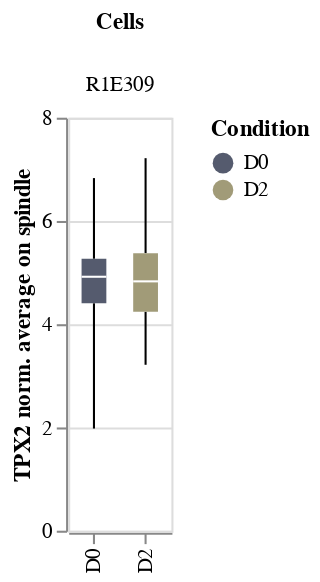

The notebook cell saved with this chart:
### Code cell
GROUP_TPX2_Spindle_norm = Group(
    dataframe = df, 
    x = "Condition", 
    y = "Average_TPX2_Spindle_norm", 
    y_title = "TPX2 norm. average on spindle",
    color = "Condition", 
    column = "Cells"
)
GROUP_TPX2_Spindle_norm

### Figure 1 — Vega-Lite specification as saved in the notebook (floating-point values rounded to 4 significant figures; data arrays with more than 128 entries replaced by an {"elided": "..."} marker saying what was removed)
{"config": {"view": {"continuousWidth": 400, "continuousHeight": 300}}, "data": {"name": "data-a11872630e0e1fa542bf927afe29c574"}, "mark": {"type": "boxplot", "extent": "min-max", "opacity": 1, "size": 12}, "encoding": {"color": {"type": "nominal", "field": "Condition", "scale": {"scheme": "cividis"}}, "column": {"type": "nominal", "field": "Cells"}, "x": {"type": "nominal", "field": "Condition", "title": null}, "y": {"type": "quantitative", "field": "Average_TPX2_Spindle_norm", "title": "TPX2 norm. average on spindle"}}, "height": 200, "width": 50, "$schema": "https://vega.github.io/schema/vega-lite/v4.8.1.json", "datasets": {"data-a11872630e0e1fa542bf927afe29c574": {"elided": "247 records"}}}
